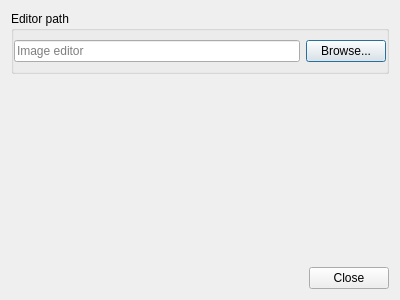
<?xml version="1.0" encoding="UTF-8"?>
<ui version="4.0">
 <class>SettingsDialog</class>
 <widget class="QDialog" name="SettingsDialog">
  <property name="geometry">
   <rect>
    <x>0</x>
    <y>0</y>
    <width>400</width>
    <height>300</height>
   </rect>
  </property>
  <property name="minimumSize">
   <size>
    <width>400</width>
    <height>300</height>
   </size>
  </property>
  <property name="windowTitle">
   <string>Settings</string>
  </property>
  <layout class="QHBoxLayout" name="horizontalLayout_3">
   <item>
    <layout class="QVBoxLayout" name="verticalLayout">
     <item>
      <widget class="QGroupBox" name="groupBox">
       <property name="title">
        <string>Editor path</string>
       </property>
       <layout class="QVBoxLayout" name="verticalLayout_2">
        <property name="leftMargin">
         <number>0</number>
        </property>
        <property name="rightMargin">
         <number>0</number>
        </property>
        <item>
         <layout class="QHBoxLayout" name="horizontalLayout">
          <item>
           <widget class="QLineEdit" name="editorPath">
            <property name="placeholderText">
             <string>Image editor</string>
            </property>
           </widget>
          </item>
          <item>
           <widget class="QPushButton" name="editorPathBrowse">
            <property name="text">
             <string>Browse...</string>
            </property>
           </widget>
          </item>
         </layout>
        </item>
       </layout>
      </widget>
     </item>
     <item>
      <spacer name="verticalSpacer">
       <property name="orientation">
        <enum>Qt::Vertical</enum>
       </property>
       <property name="sizeHint" stdset="0">
        <size>
         <width>20</width>
         <height>40</height>
        </size>
       </property>
      </spacer>
     </item>
     <item>
      <layout class="QHBoxLayout" name="horizontalLayout_2">
       <item>
        <spacer name="horizontalSpacer">
         <property name="orientation">
          <enum>Qt::Horizontal</enum>
         </property>
         <property name="sizeHint" stdset="0">
          <size>
           <width>40</width>
           <height>20</height>
          </size>
         </property>
        </spacer>
       </item>
       <item>
        <widget class="QPushButton" name="closeButton">
         <property name="text">
          <string>Close</string>
         </property>
        </widget>
       </item>
      </layout>
     </item>
    </layout>
   </item>
  </layout>
 </widget>
 <resources/>
 <connections/>
</ui>
